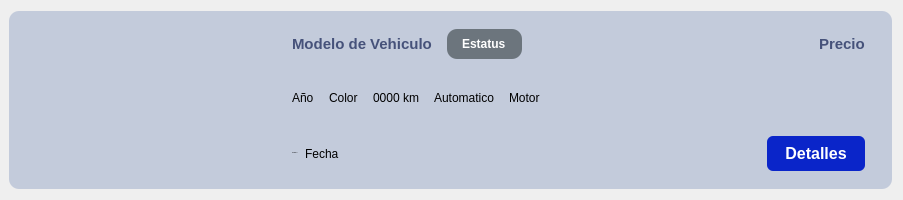
<?xml version="1.0" encoding="UTF-8"?>
<ui version="4.0">
 <class>VehicleItemList</class>
 <widget class="QWidget" name="VehicleItemList">
  <property name="geometry">
   <rect>
    <x>0</x>
    <y>0</y>
    <width>903</width>
    <height>200</height>
   </rect>
  </property>
  <property name="sizePolicy">
   <sizepolicy hsizetype="Preferred" vsizetype="Fixed">
    <horstretch>0</horstretch>
    <verstretch>0</verstretch>
   </sizepolicy>
  </property>
  <property name="minimumSize">
   <size>
    <width>0</width>
    <height>200</height>
   </size>
  </property>
  <property name="maximumSize">
   <size>
    <width>16777215</width>
    <height>200</height>
   </size>
  </property>
  <property name="windowTitle">
   <string>Form</string>
  </property>
  <property name="styleSheet">
   <string notr="true">/* ---------- Tarjeta del vehículo (el QWidget dentro de la lista) ---------- */

QWidget#VehicleItemList {
	min-height: 200px;
    max-height: 200px;
}

QWidget#VehicleItemList * {
	background-color: #c3cbdb;
	border-top-right-radius: 10px;
	border-top-left-radius: 10px;
	border-bottom-right-radius: 10px;
	border-bottom-left-radius: 10px;
}

QFrame[class=&quot;lineSpecial&quot;] {
    border-left: 2px solid #6c757d;
    min-height: 25px;
    max-height: 25px;
}

/* Modelo del auto */
QLabel#vehicleTitle {
    color: #46527a;
    font-size: 26px;
    font-weight: 700;
}

/* Línea de specs: 2016 | Negro | 190,000 | Automático | Motor */
QLabel[class=&quot;detailLine&quot;] {
    color: #46527a;
    font-size: 14px;
}

/* &quot;Agregado el: ...&quot; */
QLabel[class=&quot;dateIncomingLabel&quot;] {
    color: #46527a;
    font-size: 12px;
}

/* Precio */
QLabel#priceLabel {
    color: #46527a;
    font-size: 26px;
    font-weight: 800;
}

/* Insignia de estado. El color lo decide la propiedad dinamica &quot;status&quot;,
   que fija VehicleItemList::setStatus() en tiempo de ejecucion. El gris de
   aqui es el de respaldo: se ve cuando el estado guardado no corresponde a
   ninguno de los tres del dominio, y sirve para notar el dato raro en vez de
   disfrazarlo de disponible. */
QLabel#statusBadge {
    border-radius: 10px;
    padding: 4px 12px;
    font-size: 12px;
    font-weight: 700;
    color: #ffffff;
    background-color: #6c757d;
}

QLabel#statusBadge[status=&quot;available&quot;] {
    background-color: #2fae4e;
}

QLabel#statusBadge[status=&quot;reserved&quot;] {
    background-color: #e0a52c;
}

QLabel#statusBadge[status=&quot;sold&quot;] {
    background-color: #c94444;
}

/* Primary Brand Action Button */
QPushButton#detailsButton {
    background-color: #0A25C9;   /* DE LA HOZ Royal Blue */
    border: none;
    color: #FFFFFF;
    font-size: 12pt;
    font-weight: 600;
    border-radius: 6px;
    padding: 8px 18px;
}

QPushButton#detailsButton:hover {
    background-color: #081CA2;
}

QPushButton#detailsButton:pressed {
    background-color: #06157B;
}</string>
  </property>
  <property name="class" stdset="0">
   <string>vehicleCard</string>
  </property>
  <layout class="QHBoxLayout" name="horizontalLayout" stretch="0">
   <property name="spacing">
    <number>2</number>
   </property>
   <property name="leftMargin">
    <number>9</number>
   </property>
   <item>
    <widget class="QFrame" name="frame">
     <property name="sizePolicy">
      <sizepolicy hsizetype="Expanding" vsizetype="Expanding">
       <horstretch>0</horstretch>
       <verstretch>0</verstretch>
      </sizepolicy>
     </property>
     <property name="frameShape">
      <enum>QFrame::Shape::StyledPanel</enum>
     </property>
     <property name="frameShadow">
      <enum>QFrame::Shadow::Raised</enum>
     </property>
     <layout class="QFormLayout" name="formLayout">
      <item row="0" column="0">
       <widget class="QFrame" name="leftFrame">
        <property name="sizePolicy">
         <sizepolicy hsizetype="Fixed" vsizetype="Expanding">
          <horstretch>0</horstretch>
          <verstretch>0</verstretch>
         </sizepolicy>
        </property>
        <property name="minimumSize">
         <size>
          <width>250</width>
          <height>0</height>
         </size>
        </property>
        <property name="frameShape">
         <enum>QFrame::Shape::StyledPanel</enum>
        </property>
        <property name="frameShadow">
         <enum>QFrame::Shadow::Raised</enum>
        </property>
        <widget class="QLabel" name="vehicleImage">
         <property name="geometry">
          <rect>
           <x>10</x>
           <y>0</y>
           <width>241</width>
           <height>161</height>
          </rect>
         </property>
         <property name="sizePolicy">
          <sizepolicy hsizetype="Expanding" vsizetype="Expanding">
           <horstretch>0</horstretch>
           <verstretch>0</verstretch>
          </sizepolicy>
         </property>
         <property name="text">
          <string/>
         </property>
        </widget>
       </widget>
      </item>
      <item row="0" column="1">
       <widget class="QFrame" name="rightFrame">
        <property name="sizePolicy">
         <sizepolicy hsizetype="Expanding" vsizetype="Expanding">
          <horstretch>0</horstretch>
          <verstretch>0</verstretch>
         </sizepolicy>
        </property>
        <property name="frameShape">
         <enum>QFrame::Shape::StyledPanel</enum>
        </property>
        <property name="frameShadow">
         <enum>QFrame::Shadow::Raised</enum>
        </property>
        <layout class="QVBoxLayout" name="verticalLayout">
         <property name="topMargin">
          <number>0</number>
         </property>
         <property name="bottomMargin">
          <number>0</number>
         </property>
         <item>
          <widget class="QFrame" name="frame_2">
           <property name="frameShape">
            <enum>QFrame::Shape::StyledPanel</enum>
           </property>
           <property name="frameShadow">
            <enum>QFrame::Shadow::Raised</enum>
           </property>
           <layout class="QHBoxLayout" name="horizontalLayout_2">
            <property name="spacing">
             <number>6</number>
            </property>
            <property name="topMargin">
             <number>9</number>
            </property>
            <property name="bottomMargin">
             <number>9</number>
            </property>
            <item>
             <widget class="QLabel" name="vehicleTitle">
              <property name="text">
               <string>&lt;html&gt;&lt;head/&gt;&lt;body&gt;&lt;p&gt;&lt;span style=&quot; font-size:11pt;&quot;&gt;Modelo de Vehiculo&lt;/span&gt;&lt;/p&gt;&lt;/body&gt;&lt;/html&gt;</string>
              </property>
             </widget>
            </item>
            <item>
             <widget class="Line" name="line_5">
              <property name="frameShadow">
               <enum>QFrame::Shadow::Raised</enum>
              </property>
              <property name="lineWidth">
               <number>1</number>
              </property>
              <property name="orientation">
               <enum>Qt::Orientation::Vertical</enum>
              </property>
              <property name="class" stdset="0">
               <string>lineSpecial</string>
              </property>
             </widget>
            </item>
            <item>
             <widget class="QLabel" name="statusBadge">
              <!-- Sin styleSheet inline: tenia el verde fijo, y al aplicarse
                   directamente sobre el widget le ganaba a las reglas
                   [status="..."] de arriba. Con el inline puesto, una unidad
                   vendida se seguia viendo verde. -->
              <property name="text">
               <string>Estatus</string>
              </property>
              <property name="class" stdset="0">
               <string>statusBadge</string>
              </property>
             </widget>
            </item>
            <item>
             <spacer name="horizontalSpacer_2">
              <property name="orientation">
               <enum>Qt::Orientation::Horizontal</enum>
              </property>
              <property name="sizeHint" stdset="0">
               <size>
                <width>85</width>
                <height>20</height>
               </size>
              </property>
             </spacer>
            </item>
            <item>
             <widget class="QLabel" name="priceLabel">
              <property name="text">
               <string>&lt;html&gt;&lt;head/&gt;&lt;body&gt;&lt;p&gt;&lt;span style=&quot; font-size:11pt; font-weight:700;&quot;&gt;Precio&lt;/span&gt;&lt;/p&gt;&lt;/body&gt;&lt;/html&gt;</string>
              </property>
             </widget>
            </item>
           </layout>
          </widget>
         </item>
         <item>
          <widget class="QFrame" name="detailLine">
           <property name="frameShape">
            <enum>QFrame::Shape::StyledPanel</enum>
           </property>
           <property name="frameShadow">
            <enum>QFrame::Shadow::Raised</enum>
           </property>
           <layout class="QHBoxLayout" name="horizontalLayout_3" stretch="0,0,0,0,0,0,0,0,0,0">
            <property name="spacing">
             <number>6</number>
            </property>
            <property name="topMargin">
             <number>9</number>
            </property>
            <property name="bottomMargin">
             <number>9</number>
            </property>
            <item>
             <widget class="QLabel" name="yearLabel">
              <property name="text">
               <string>Año</string>
              </property>
              <property name="class" stdset="0">
               <string>detailLine</string>
              </property>
             </widget>
            </item>
            <item>
             <widget class="Line" name="line">
              <property name="frameShadow">
               <enum>QFrame::Shadow::Raised</enum>
              </property>
              <property name="orientation">
               <enum>Qt::Orientation::Vertical</enum>
              </property>
              <property name="class" stdset="0">
               <string>lineSpecial</string>
              </property>
             </widget>
            </item>
            <item>
             <widget class="QLabel" name="colorLabel">
              <property name="text">
               <string>Color</string>
              </property>
              <property name="class" stdset="0">
               <string>detailLine</string>
              </property>
             </widget>
            </item>
            <item>
             <widget class="Line" name="line_2">
              <property name="frameShadow">
               <enum>QFrame::Shadow::Raised</enum>
              </property>
              <property name="orientation">
               <enum>Qt::Orientation::Vertical</enum>
              </property>
              <property name="class" stdset="0">
               <string>lineSpecial</string>
              </property>
             </widget>
            </item>
            <item>
             <widget class="QLabel" name="kmLabel">
              <property name="text">
               <string>0000 km</string>
              </property>
              <property name="class" stdset="0">
               <string>detailLine</string>
              </property>
             </widget>
            </item>
            <item>
             <widget class="Line" name="line_3">
              <property name="frameShadow">
               <enum>QFrame::Shadow::Raised</enum>
              </property>
              <property name="orientation">
               <enum>Qt::Orientation::Vertical</enum>
              </property>
              <property name="class" stdset="0">
               <string>lineSpecial</string>
              </property>
             </widget>
            </item>
            <item>
             <widget class="QLabel" name="transmisionLabel">
              <property name="text">
               <string>Automatico</string>
              </property>
              <property name="class" stdset="0">
               <string>detailLine</string>
              </property>
             </widget>
            </item>
            <item>
             <widget class="Line" name="line_4">
              <property name="frameShadow">
               <enum>QFrame::Shadow::Raised</enum>
              </property>
              <property name="orientation">
               <enum>Qt::Orientation::Vertical</enum>
              </property>
              <property name="class" stdset="0">
               <string>lineSpecial</string>
              </property>
             </widget>
            </item>
            <item>
             <widget class="QLabel" name="motorLabel">
              <property name="text">
               <string>Motor</string>
              </property>
              <property name="class" stdset="0">
               <string>detailLine</string>
              </property>
             </widget>
            </item>
            <item>
             <spacer name="horizontalSpacer">
              <property name="orientation">
               <enum>Qt::Orientation::Horizontal</enum>
              </property>
              <property name="sizeHint" stdset="0">
               <size>
                <width>40</width>
                <height>20</height>
               </size>
              </property>
             </spacer>
            </item>
           </layout>
          </widget>
         </item>
         <item>
          <widget class="QFrame" name="frame_5">
           <property name="frameShape">
            <enum>QFrame::Shape::StyledPanel</enum>
           </property>
           <property name="frameShadow">
            <enum>QFrame::Shadow::Raised</enum>
           </property>
           <layout class="QHBoxLayout" name="horizontalLayout_4">
            <item>
             <widget class="QLabel" name="label_8">
              <property name="font">
               <font>
                <family>Segoe UI</family>
                <pointsize>-1</pointsize>
                <bold>false</bold>
               </font>
              </property>
              <property name="text">
               <string>&lt;html&gt;&lt;head/&gt;&lt;body&gt;&lt;p&gt;Agregado el:&lt;/p&gt;&lt;/body&gt;&lt;/html&gt;</string>
              </property>
              <property name="class" stdset="0">
               <string>dateIncomingLabel</string>
              </property>
             </widget>
            </item>
            <item>
             <widget class="QLabel" name="fechaIngresoLabel">
              <property name="text">
               <string>Fecha</string>
              </property>
              <property name="class" stdset="0">
               <string>dateIncomingLabel</string>
              </property>
             </widget>
            </item>
            <item>
             <spacer name="horizontalSpacer_4">
              <property name="orientation">
               <enum>Qt::Orientation::Horizontal</enum>
              </property>
              <property name="sizeHint" stdset="0">
               <size>
                <width>40</width>
                <height>20</height>
               </size>
              </property>
             </spacer>
            </item>
            <item>
             <widget class="QPushButton" name="detailsButton">
              <property name="text">
               <string>Detalles</string>
              </property>
              <property name="class" stdset="0">
               <string>primary</string>
              </property>
             </widget>
            </item>
           </layout>
          </widget>
         </item>
        </layout>
       </widget>
      </item>
     </layout>
    </widget>
   </item>
  </layout>
 </widget>
 <resources/>
 <connections/>
</ui>
